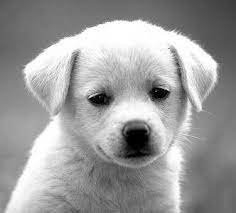
#> input picture yousef(3-4)/image.jpg, 236 x 213 px
$ python Edges.py
#> lines starting #> are read from the running program, lines starting #| are printed output that depends on the picture
#> in edge_detection, image is the input picture: shape (213, 236); min 0, max 255, mean 155.7
import numpy as np
import cv2
from scipy.signal import convolve2d
from skimage.feature import peak_local_max


def convolution(image,kernel):
    """
    Perform 2D convolution of an image with a given kernel by flipping the kernel and then using the scipy.signal.convolve2d function.
    Clip the resulting image values to 0-255 and convert to unsigned 8-bit integers.

    Parameters:
        image (numpy.ndarray): 2D grayscale image array
        kernel (numpy.ndarray): 2D kernel array

    Returns:
        numpy.ndarray: 2D array of unsigned 8-bit integers representing the convolved image
    """
    conv_im = convolve2d(image ,kernel[::-1, ::-1]).clip(0, 255)
    conv_im = conv_im.astype(np.uint8)

    return conv_im


def zero_padding (image):
    """
    Add zero padding of 1 pixel to the top, bottom, left, and right of the image by creating a new array of zeros with dimensions 2 pixels larger than the image,
    and copying the original image into the center of the new array.

    Parameters:
        image (numpy.ndarray): 2D grayscale image array

    Returns:
        numpy.ndarray: 2D array of unsigned 8-bit integers representing the padded image
    """
    image_dimensions = image.shape
#> image_dimensions = (213, 236)
    padded_image = np.zeros((image_dimensions[0]+2, image_dimensions[1] + 2),dtype=np.uint8)

    for i in range(image_dimensions[0]):
        for j in range (image_dimensions[1]):
            padded_image[i+1, j+1] = image[i,j]
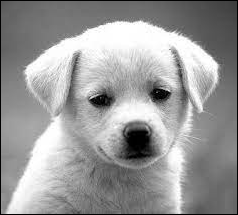
#> padded_image: shape (215, 238); min 0, max 255, mean 153

    return padded_image


# [66 lines left out: functions non_maximum_suppression, double_threshold, hysteresis, not called in this run]


def edge_detection(image_path, detector='canny'):
    """
    Apply edge detection on the image located at `image_path` using the specified detector.

    Parameters:
    -----------
    image_path: str
        The path to the image file to be processed.
    detector: str, optional
        The type of edge detector to be used. Supported values are 'canny' (default), 'sobel', 'roberts', and 'prewitt'.

    Returns:
    --------
    None

    Saves the resulting edge detection image to a file with a name that reflects the detector used.
    """
    image = cv2.imread(image_path, 0)
    padded_image = zero_padding(image)
    mean_kernel = np.array([[1, 1, 1], [1, 1, 1], [1, 1, 1]]) / 9
    x_kernel = np.array([[-1, 0, 1], [-2, 0, 2], [-1, 0, 1]])
    y_kernel = np.array([[1, 2, 1], [0, 0, 0], [-1, -2, -1]])
    smoothed_image = convolution(padded_image, mean_kernel)
#> in convolution, `conv_im = convolve2d(image ,kernel[::-1, ::-1]).clip(0, 255)`:
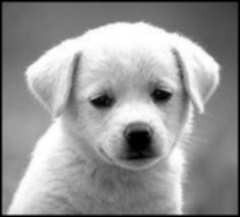
#> conv_im: shape (217, 240) float64; min 0, max 255, mean 150.3

    if detector == 'canny':
        x_edges = convolution(smoothed_image, x_kernel)
        y_edges = convolution(smoothed_image, y_kernel)
        gradient_magnitude = np.hypot(x_edges, y_edges)
        gradient_direction = np.degrees(np.arctan2(y_edges, x_edges))
        gradient_magnitude = gradient_magnitude.astype(np.float32)
        edges_image = non_maximum_suppression(gradient_direction, gradient_magnitude, image, 0.2)
        thresholded, weak, strong = double_threshold(edges_image)
        final_image = hysteresis(thresholded, weak, strong)
        cv2.imwrite("Canny.jpg", final_image)

    elif detector == 'sobel':
        x_edges = convolution(smoothed_image, x_kernel)
        y_edges = convolution(smoothed_image, y_kernel)
        edges_image_sobel = np.hypot(x_edges, y_edges)
        edges_image_sobel = edges_image_sobel.astype(np.uint8)
        cv2.imwrite("Sobel.jpg", edges_image_sobel)

    elif detector == 'roberts':
        kernel_x = np.array([[1, 0], [0, -1]])
        kernel_y = np.array([[0, 1], [-1, 0]])
        horizontal_detection = convolution(smoothed_image, kernel_x)
#> in convolution (call 2), `conv_im = convolve2d(image ,kernel[::-1, ::-1]).clip(0, 255)`:
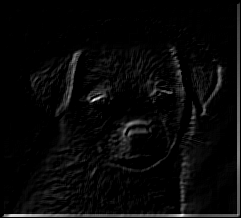
#> conv_im: shape (218, 241) int64; min 0, max 92, mean 3.2; drawn with min black and max white
#> in convolution (call 2), `conv_im = conv_im.astype(np.uint8)`:
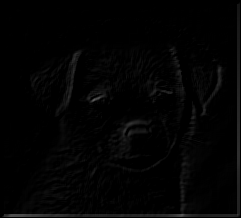
#> conv_im: shape (218, 241); min 0, max 92, mean 3.2
        vertical_detection = convolution(smoothed_image, kernel_y)
#> in convolution (call 3), `conv_im = convolve2d(image ,kernel[::-1, ::-1]).clip(0, 255)`:
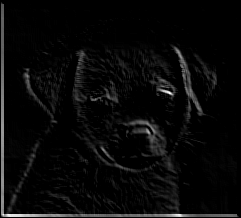
#> conv_im: shape (218, 241) int64; min 0, max 86, mean 3.2; drawn with min black and max white
#> in convolution (call 3), `conv_im = conv_im.astype(np.uint8)`:
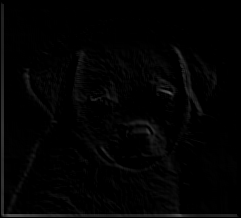
#> conv_im: shape (218, 241); min 0, max 86, mean 3.2
        edges_image_roberts = np.hypot(horizontal_detection, vertical_detection)
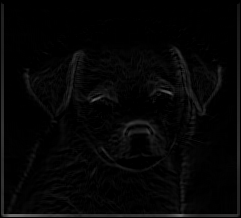
#> edges_image_roberts: shape (218, 241) float16; min 0, max 109.6, mean 5.7
        edges_image_roberts = edges_image_roberts.astype(np.uint8)
        cv2.imwrite("Roberts.jpg", edges_image_roberts)

    elif detector == 'prewitt':
        kernel_x = np.array([[1, 0, -1], [1, 0, -1], [1, 0, -1]])
        kernel_y = np.array([[1, 1, 1], [0, 0, 0], [-1, -1, -1]])
        horizontal_detection = convolution(smoothed_image, kernel_x)
        vertical_detection = convolution(smoothed_image, kernel_y)
        edges_image_prewitt = np.hypot(horizontal_detection, vertical_detection)
        edges_image_prewitt = edges_image_prewitt.astype(np.uint8)
        cv2.imwrite("Prewitt.jpg", edges_image_prewitt)

    else:
        raise ValueError("Invalid detector specified")


edge_detection("image.jpg" , "roberts")
